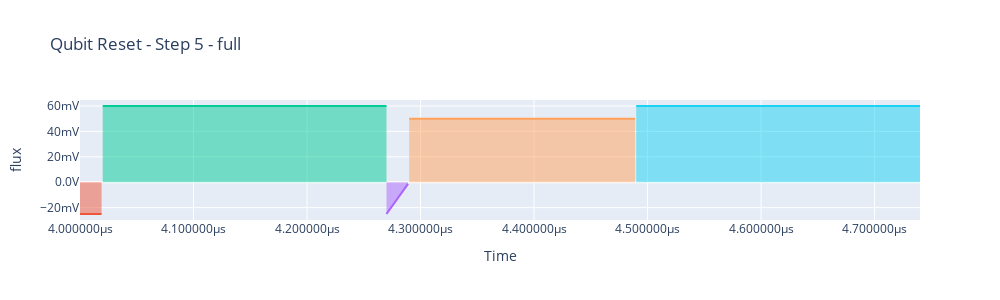

Here is the notebook cell this chart was saved with:
### Code cell
# step 5

sched = Schedule("Qubit Reset - Step 5 - full")

readout_clock = ClockResource(name="q0.ro", freq=0e9)
sched.add_resource(readout_clock)

# qc_offset = -10
# qc_duration = 0.06e-6
# cr_duration = 0.25e-6
# amp = duration / target_duration* offset
start = sched.add(IdlePulse(duration=4e-6))


qc_t = 20e-9
qc_amp = -0.025

sched.add(
    RampPulse(offset=qc_amp, amp=0, duration=qc_t, port="flux", clock="q0.ro")
)

qc_t = 250e-9
qc_amp = 0.06

sched.add(
    RampPulse(offset=qc_amp, amp=0, duration=qc_t, port="flux", clock="q0.ro")
)

qc_t = 20e-9
qc_amp = -0.025

sched.add(
    RampPulse(offset=qc_amp, amp=-qc_amp, duration=qc_t, port="flux", clock="q0.ro")
)

# for e state
qc_t = 200e-9
qc_amp = 0.05

sched.add(
    RampPulse(offset=qc_amp, amp=0, duration=qc_t, port="flux", clock="q0.ro")
)
# for f state
qc_t = 250e-9
qc_amp = 0.06

sched.add(
    RampPulse(offset=qc_amp, amp=0, duration=qc_t, port="flux", clock="q0.ro")
)



comp_sched = device_compiler.compile(sched)
comp_sched.plot_pulse_diagram(plot_backend="plotly")

### Figure 1 — Plotly figure (JSON) as saved in the notebook; plotly's stock layout.template omitted (floating-point values rounded to 4 significant figures; data arrays with more than 128 entries replaced by an {"elided": "..."} marker saying what was removed)
{"data": [{"fill": "tozeroy", "hoverinfo": "x+y+name", "hoverlabel": {"namelength": -1}, "legendgroup": "1", "line": {"color": "#EF553B"}, "mode": "lines", "name": "RampPulse, clock: q0.ro", "showlegend": true, "type": "scatter", "x": [4e-06, 4.001e-06, 4.002e-06, 4.003e-06, 4.004e-06, 4.005e-06, 4.006e-06, 4.007e-06, 4.008e-06, 4.009e-06, 4.01e-06, 4.011e-06, 4.012e-06, 4.013e-06, 4.014e-06, 4.015e-06, 4.016e-06, 4.017e-06, 4.018e-06, 4.019e-06], "xaxis": "x", "y": [-0.025, -0.025, -0.025, -0.025, -0.025, -0.025, -0.025, -0.025, -0.025, -0.025, -0.025, -0.025, -0.025, -0.025, -0.025, -0.025, -0.025, -0.025, -0.025, -0.025], "yaxis": "y"}, {"fill": "tozeroy", "hoverinfo": "x+y+name", "hoverlabel": {"namelength": -1}, "legendgroup": "2", "line": {"color": "#00CC96"}, "mode": "lines", "name": "RampPulse, clock: q0.ro", "showlegend": true, "type": "scatter", "x": {"elided": "251 float values"}, "xaxis": "x", "y": {"elided": "251 float values"}, "yaxis": "y"}, {"fill": "tozeroy", "hoverinfo": "x+y+name", "hoverlabel": {"namelength": -1}, "legendgroup": "3", "line": {"color": "#AB63FA"}, "mode": "lines", "name": "RampPulse, clock: q0.ro", "showlegend": true, "type": "scatter", "x": [4.27e-06, 4.271e-06, 4.272e-06, 4.273e-06, 4.274e-06, 4.275e-06, 4.276e-06, 4.277e-06, 4.278e-06, 4.279e-06, 4.28e-06, 4.281e-06, 4.282e-06, 4.283e-06, 4.284e-06, 4.285e-06, 4.286e-06, 4.287e-06, 4.288e-06, 4.289e-06], "xaxis": "x", "y": [-0.025, -0.02375, -0.0225, -0.02125, -0.02, -0.01875, -0.0175, -0.01625, -0.015, -0.01375, -0.0125, -0.01125, -0.01, -0.00875, -0.0075, -0.00625, -0.005, -0.00375, -0.0025, -0.00125], "yaxis": "y"}, {"fill": "tozeroy", "hoverinfo": "x+y+name", "hoverlabel": {"namelength": -1}, "legendgroup": "4", "line": {"color": "#FFA15A"}, "mode": "lines", "name": "RampPulse, clock: q0.ro", "showlegend": true, "type": "scatter", "x": {"elided": "200 float values"}, "xaxis": "x", "y": {"elided": "200 float values"}, "yaxis": "y"}, {"fill": "tozeroy", "hoverinfo": "x+y+name", "hoverlabel": {"namelength": -1}, "legendgroup": "5", "line": {"color": "#19D3F3"}, "mode": "lines", "name": "RampPulse, clock: q0.ro", "showlegend": true, "type": "scatter", "x": {"elided": "251 float values"}, "xaxis": "x", "y": {"elided": "251 float values"}, "yaxis": "y"}], "layout": {"height": 300, "showlegend": false, "title": {"text": "Qubit Reset - Step 5 - full"}, "width": 1000, "xaxis": {"anchor": "y", "domain": [0, 1], "hoverformat": ".3s", "showgrid": true, "tickformat": ".2s", "tickformatstops": [{"dtickrange": [null, 1e-09], "value": ".10s"}, {"dtickrange": [1e-09, 1e-06], "value": ".7s"}, {"dtickrange": [1e-06, 0.001], "value": ".4s"}], "ticksuffix": "s", "title": {"text": "Time"}}, "yaxis": {"anchor": "x", "autorange": true, "domain": [0, 1], "hoverformat": ".3s", "tickformat": ".2s", "ticksuffix": "V", "title": {"text": "flux"}}}}
